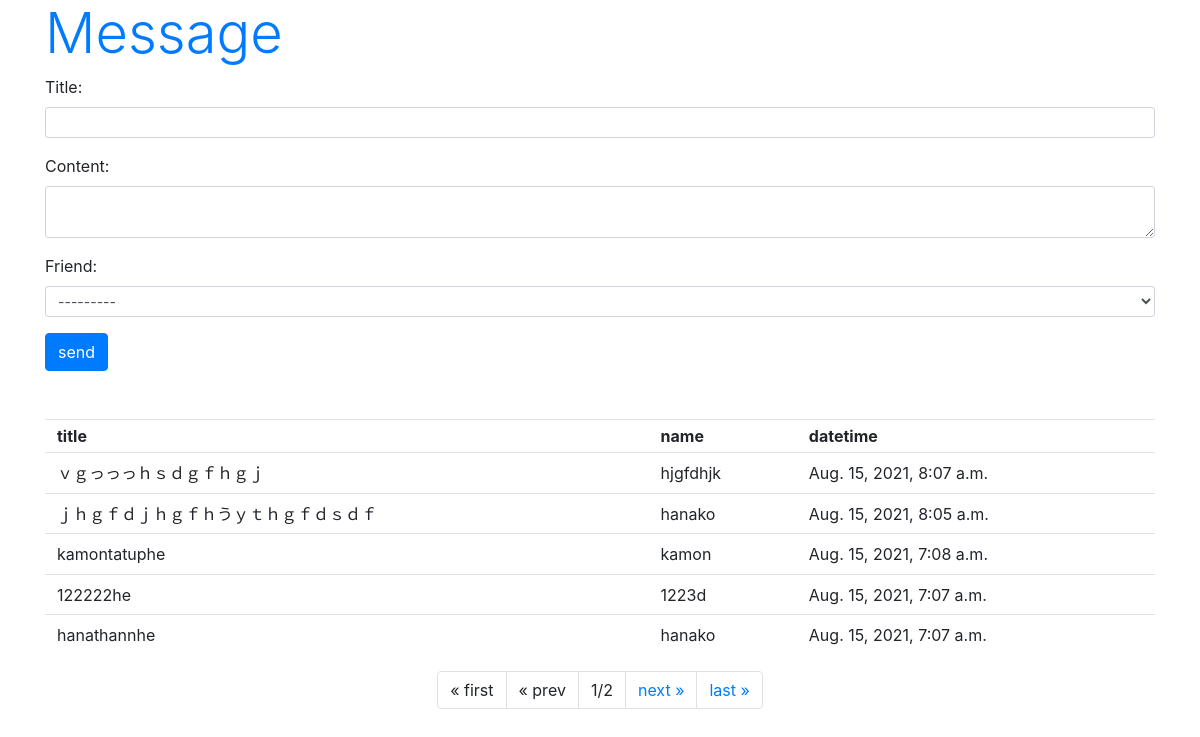
Page /hello/message/ on the committed database.
### hello/models.py (models this page shows, shortened)
class Message(models.Model):
    friend = models.ForeignKey(Friend, on_delete=models.CASCADE)
    title = models.CharField(max_length=100)
    content = models.CharField(max_length=300)
    pub_date = models.DateTimeField(auto_now_add=True)
    class Meta:
        ordering = ('pub_date',)

class Friend(models.Model):
    name = models.CharField(max_length=100, \
        validators=[number_only])
    mail = models.EmailField(max_length=200)
    gender = models.BooleanField()
    age = models.IntegerField()
    birthday = models.DateField()
    def __str__(self):
        return '<Friend:id=' + str(self.id) + ', ' + \
            self.name + '(' + str(self.age) + ')>'

### hello/views.py (the view)
# urls.py: path('message/', views.message, name='message'),
def message(request, page=1):
    if (request.method == 'POST'):
        obj = Message()
        form = MessageForm(request.POST, instance=obj)
        form.save()
    data = Message.objects.all().reverse()
    paginator = Paginator(data, 5)
    params = {
        'title': 'Message',
        'form': MessageForm(),
        'data': paginator.get_page(page),
    }
    return render(request, 'hello/message.html', params)

### hello/forms.py
class MessageForm(forms.ModelForm):
    class Meta:
        model = Message
        fields = ['title','content','friend']
        widgets = {
            'title': forms.TextInput(attrs={'class':'form-control form-control-sm'}),
            'content': forms.Textarea(attrs={'class':'form-control form-control-sm', 'rows':2}),
            'friend': forms.Select(attrs={'class':'form-control form-control-sm'}),
        }

### hello/templates/hello/message.html (shortened to what this page needs)
{% load static %}
<!doctype html>
<html lang="ja">
<head>
    <link rel="stylesheet"
    href="https://stackpath.bootstrapcdn.com/bootstrap/4.3.1/css/bootstrap.min.css"
>
</head>
<body class="container">
    <h1 class="display-4 text-primary">
        {{title}}</h1>
        <form action="{% url 'message' %}" method="post">
        {{ form.as_p }}
        <input type="submit" value="send"
            class="btn btn-primary">
    <table class="table">
        <tr>
            <th class="py-1">title</th>
            <th class="py-1">name</th>
            <th class="py-1">datetime</th>
        </tr>
    {% for item in data %}
        <tr>
            <td class="py-2">{{item.title}}</td>
            <td class="py-2">{{item.friend.name}}</td>
            <td class="py-2">{{item.pub_date}}</td>
        <tr>
    {% endfor %}
    </table>
    <ul class="pagination  justify-content-center">
        {% if data.has_previous %}
        <li class="page-item">
            <a class="page-link" href="{% url 'message' %}">
                &laquo; first</a>
        </li>
        <li class="page-item">
            <a class="page-link"
            href="{% url 'message' %}{{data.previous_page_number}}">
                &laquo; prev</a>
        </li>
        {% else %}
        <li class="page-item">
            <a class="page-link">&laquo; first</a>
        </li>
        <li class="page-item">
            <a class="page-link">&laquo; prev</a>
        </li>
        {% endif %}
        <li class="page-item">
            <a class="page-link">
            {{data.number}}/{{data.paginator.num_pages}}</a>
        </li>
        {% if data.has_next %}
        <li class="page-item">
            <a class="page-link"
            href="{% url 'message' %}{{data.next_page_number }}">
                next &raquo;</a>
        </li>
        <li class="page-item">
            <a class="page-link"
            href="{% url 'message' %}{{data.paginator.num_pages}}">
                last &raquo;</a>
        </li>
        {% endif %}
    </ul>
</body>
</html>

### rows in the picture
Message: title "ｖｇっっっｈｓｄｇｆｈｇｊ", friend.name "hjgfdhjk", pub_date "Aug. 15, 2021, 8:07 a.m."
Message: title "ｊｈｇｆｄｊｈｇｆｈうｙｔｈｇｆｄｓｄｆ", friend.name "hanako", pub_date "Aug. 15, 2021, 8:05 a.m."
Message: title "kamontatuphe", friend.name "kamon", pub_date "Aug. 15, 2021, 7:08 a.m."
Message: title "122222he", friend.name "1223d", pub_date "Aug. 15, 2021, 7:07 a.m."
Message: title "hanathannhe", friend.name "hanako", pub_date "Aug. 15, 2021, 7:07 a.m."

### other values in the picture
{{ title }} "Message"
{{ data.number }} "1"
{{ data.paginator.num_pages }} "2"
